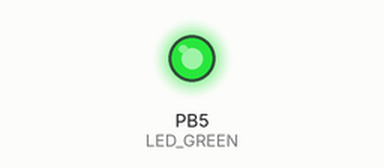
This program was run on a simulated ATmega328P, built with avr-gcc and emulated at 16 MHz. Shown: output pins drawn as LEDs (lit = HIGH). At 0.3 s the program stops and its outputs stay as they are.

Above: at 0.2 s.
Timing chart, 0 to 1.7 s (numbered marks = the images above):
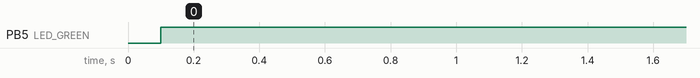

Measured:
- by itself, PB5 (LED_GREEN): LOW → HIGH at 0.10 s

The program:

main.c
```c
// (licence header left out)
/* Defines -----------------------------------------------------------*/
#define LED_GREEN   PB5     // AVR pin where green LED is connected
#define BLINK_DELAY 100
#ifndef F_CPU
# define F_CPU 16000000     // CPU frequency in Hz required for delay
#endif

/* Includes ----------------------------------------------------------*/
#include <util/delay.h>     // Functions for busy-wait delay loops
#include <avr/io.h>         // AVR device-specific IO definitions
#include "gpio.h"           // GPIO library for AVR-GCC

/* Function definitions ----------------------------------------------*/
/**********************************************************************
 * Function: Main function where the program execution begins
 * Purpose:  Toggle two LEDs when a push button is pressed. Functions
 *           from user-defined GPIO library is used.
 * Returns:  none
 **********************************************************************/
int main(void)
{
    // Green LED at port B
    GPIO_config_output(&DDRB, LED_GREEN);
    GPIO_write_low(&PORTB, LED_GREEN);

    // Configure the second LED at port C


    // Configure Push button at port D and enable internal pull-up resistor


    // Infinite loop
    while (1)
    {
        // Pause several milliseconds
        _delay_ms(BLINK_DELAY);
        GPIO_toggle(&PORTB, LED_GREEN);

        // WRITE YOUR CODE HERE
    }

    // Will never reach this
    return 0;
}
```

gpio.c
```c
// (licence header left out)
/* Includes ----------------------------------------------------------*/
#include "gpio.h"    // needed for protottypes
#include "avr/sfr_defs.h" // neeede
/* Function definitions ----------------------------------------------*/
/**********************************************************************
 * Function: GPIO_config_output()
 * Purpose:  Configure one output pin in Data Direction Register.
 * Input:    reg_name - Address of Data Direction Register, such as &DDRB
 *           pin_num - Pin designation in the interval 0 to 7
 * Returns:  none
 **********************************************************************/
void GPIO_config_output(volatile uint8_t *reg_name, uint8_t pin_num)
{
    *reg_name = *reg_name | (1<<pin_num);
}

/**********************************************************************
 * Function: GPIO_config_input_nopull()
 **********************************************************************/

/**********************************************************************
 * Function: GPIO_config_input_pullup()
 * Purpose:  Configure one input pin and enable pull-up.
 * Input:    reg_name - Address of Data Direction Register, such as &DDRB
 *           pin_num - Pin designation in the interval 0 to 7
 * Returns:  none
 **********************************************************************/
void GPIO_config_input_pullup(volatile uint8_t *reg_name, uint8_t pin_num)
{
    *reg_name = *reg_name & ~(1<<pin_num);  //Clear  Data Direction Register
    reg_name++;                     // Change pointer to Data Register
    *reg_name = *reg_name | (1<<pin_num);   // Data Register
}

/**********************************************************************
 * Function: GPIO_write_low()
 * Purpose:  Write one pin to a low value.
 * Input:    reg_name - Address of Port Register, such as &PORTB
 *           pin_num - Pin designation in the interval 0 to 7
 * Returns:  none
 **********************************************************************/
void GPIO_write_low(volatile uint8_t *reg_name, uint8_t pin_num)
{
    *reg_name = *reg_name & ~(1<<pin_num);
}

/**********************************************************************
 * Function: GPIO_write_high()
 **********************************************************************/
void GPIO_write_high(volatile uint8_t *reg_name, uint8_t pin_num)
{
     *reg_name = *reg_name | (1<<pin_num);
}

/**********************************************************************
 * Function: GPIO_toggle()
 **********************************************************************/
void GPIO_toggle(volatile uint8_t *reg_name, uint8_t pin_num)
{
    *reg_name = *reg_name | (1<<pin_num);
}


/**********************************************************************
 * Function: GPIO_read()
 **********************************************************************/
uint8_t GPIO_read(volatile uint8_t *reg_name, uint8_t pin_num)
{

  if (bit_is_set(*reg_name,pin_num))
    return 1 ;
  else
    return 0 ;

}
```

gpio.h
```c
#ifndef GPIO_H
# define GPIO_H

/***********************************************************************
 *
 * GPIO library for AVR-GCC.
 * ATmega328P (Arduino Uno), 16 MHz, AVR 8-bit Toolchain 3.6.2
 *
 * Copyright (c) 2019-Present Tomas Fryza
 * Dept. of Radio Electronics, Brno University of Technology, Czechia
 * This work is licensed under the terms of the MIT license.
 *
 **********************************************************************/

/**
 * @file
 * @defgroup fryza_gpio GPIO Library <gpio.h>
 * @code #include "gpio.h" @endcode
 *
 * @brief GPIO library for AVR-GCC.
 *
 * The library contains functions for controlling AVRs' gpio pin(s).
 *
 * @note Based on AVR Libc Reference Manual. Tested on ATmega328P
 *       (Arduino Uno), 16 MHz, AVR 8-bit Toolchain 3.6.2.
 * @author Tomas Fryza, Dept. of Radio Electronics, Brno University
 *         of Technology, Czechia
 * @copyright (c) 2019-2021 Tomas Fryza, This work is licensed under
 *                the terms of the MIT license
 * @{
 */


/* Includes ----------------------------------------------------------*/
#include <avr/io.h>


/* Function prototypes -----------------------------------------------*/
/**
 * @name Functions
 */

/**
 * @brief  Configure one output pin in Data Direction Register.
 * @param  reg_name Address of Data Direction Register, such as &DDRB
 * @param  pin_num  Pin designation in the interval 0 to 7
 * @return none
 */
void GPIO_config_output(volatile uint8_t *reg_name, uint8_t pin_num);


/* GPIO_config_input_nopull */
void GPIO_config_input_nopull(volatile uint8_t *reg_name, uint8_t pin_num);

/**
 * @brief  Configure one input pin and enable pull-up.
 * @param  reg_name Address of Data Direction Register, such as &DDRB
 * @param  pin_num  Pin designation in the interval 0 to 7
 * @return none
 */
void GPIO_config_input_pullup(volatile uint8_t *reg_name, uint8_t pin_num);


/**
 * @brief  Write one pin to a low value.
 * @param  reg_name Address of Port Register, such as &PORTB
 * @param  pin_num  Pin designation in the interval 0 to 7
 * @return none
 */
void GPIO_write_low(volatile uint8_t *reg_name, uint8_t pin_num);


/* GPIO_write_high */
void GPIO_write_high(volatile uint8_t *reg_name, uint8_t pin_num);


/* GPIO_toggle */
void GPIO_toggle(volatile uint8_t *reg_name, uint8_t pin_num);


/**
 * @brief  Read a value from input pin.
 * @param  reg_name Address of Pin Register, such as &PINB
 * @param  pin_num  Pin designation in the interval 0 to 7
 * @return Pin value
 */
uint8_t GPIO_read(volatile uint8_t *reg_name, uint8_t pin_num);

/** @} */

#endif
```
